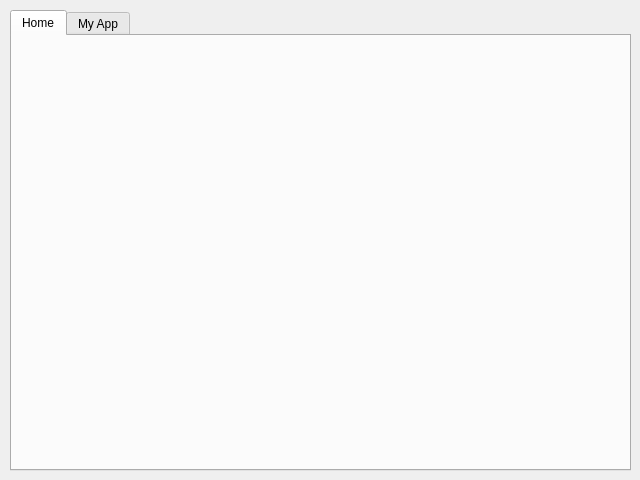
<?xml version="1.0" encoding="UTF-8"?>
<ui version="4.0">
 <class>MainWindow</class>
 <widget class="QMainWindow" name="MainWindow">
  <property name="geometry">
   <rect>
    <x>0</x>
    <y>0</y>
    <width>640</width>
    <height>480</height>
   </rect>
  </property>
  <property name="maximumSize">
   <size>
    <width>640</width>
    <height>480</height>
   </size>
  </property>
  <property name="windowTitle">
   <string>NovaUI</string>
  </property>
  <property name="iconSize">
   <size>
    <width>22</width>
    <height>24</height>
   </size>
  </property>
  <property name="documentMode">
   <bool>false</bool>
  </property>
  <property name="dockOptions">
   <set>QMainWindow::DockOption::AllowTabbedDocks|QMainWindow::DockOption::AnimatedDocks</set>
  </property>
  <property name="unifiedTitleAndToolBarOnMac">
   <bool>false</bool>
  </property>
  <widget class="QWidget" name="centralwidget">
   <widget class="QTabWidget" name="tabWidget">
    <property name="geometry">
     <rect>
      <x>10</x>
      <y>10</y>
      <width>621</width>
      <height>461</height>
     </rect>
    </property>
    <property name="currentIndex">
     <number>0</number>
    </property>
    <widget class="QWidget" name="tabHome">
     <attribute name="title">
      <string>Home</string>
     </attribute>
    </widget>
    <widget class="QWidget" name="tabMyApp">
     <attribute name="title">
      <string>My App</string>
     </attribute>
    </widget>
   </widget>
  </widget>
 </widget>
 <resources/>
 <connections/>
</ui>
